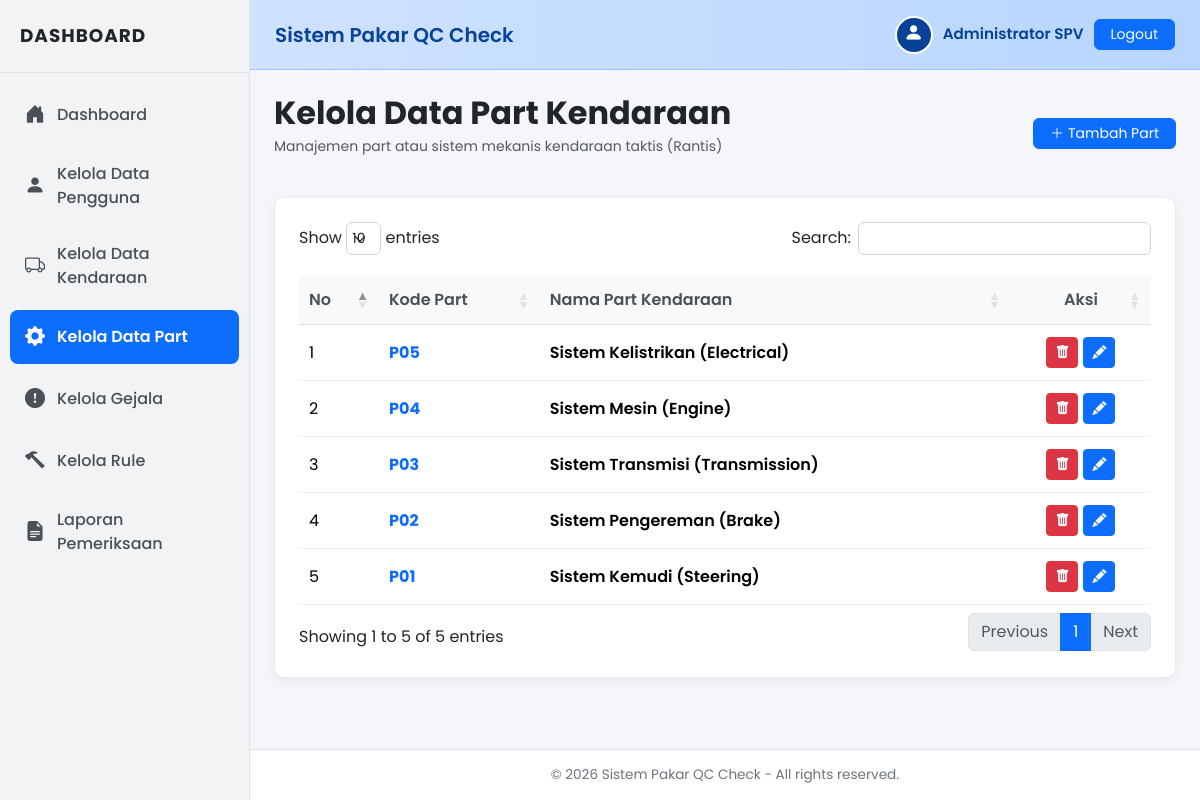
The app's page /part/index.php (signed in) with its own data.
### tables this page shows
CREATE TABLE `part_kendaraan` (
  `id_part` int(11) NOT NULL AUTO_INCREMENT,
  `kode_part` varchar(10) NOT NULL,
  `nama_part` varchar(100) NOT NULL,
  PRIMARY KEY (`id_part`),
  UNIQUE KEY `kode_part` (`kode_part`)
);

### part/index.php (the view, shortened to what this page needs)
<?php
include "../koneksi.php";
include "../templates/header.php";
$query_part = mysqli_query($conn, "SELECT * FROM part_kendaraan ORDER BY id_part DESC");
?>
<div class="row mb-4">
    <div class="col-md-12 d-flex justify-content-between align-items-center">
        <div>
            <h2 class="fw-bold mb-1">Kelola Data Part Kendaraan</h2>
            <p class="text-muted small">Manajemen part atau sistem mekanis kendaraan taktis (Rantis)</p>
        </div>
        <a href="tambah.php" class="btn btn-primary btn-sm px-3 rounded d-flex align-items-center gap-1">
            <i class="bi bi-plus-lg"></i> Tambah Part
        </a>
    </div>
</div>
<div class="panel-container">
    <div class="table-responsive">
        <table class="datatable table table-hover align-middle table-borderless w-100">
            <thead>
                <tr>
                    <th width="60px">No</th>
                    <th>Kode Part</th>
                    <th>Nama Part Kendaraan</th>
                    <th width="120px" class="text-center">Aksi</th>
                </tr>
            </thead>
            <tbody>
                <?php
                $no = 1;
                if (mysqli_num_rows($query_part) > 0) {
                    while ($part = mysqli_fetch_assoc($query_part)) {
                        ?>
                        <tr>
                            <td><?php echo $no++; ?></td>
                            <td class="fw-bold text-primary"><?php echo htmlspecialchars($part['kode_part']); ?></td>
                            <td class="fw-semibold"><?php echo htmlspecialchars($part['nama_part']); ?></td>
                            <td>
                                <div class="btn-action-group">
                                    <a href="hapus.php?id=<?php echo $part['id_part']; ?>" class="btn btn-danger btn-sm p-1 px-2" onclick="return confirm('Apakah Anda yakin ingin menghapus part ini? Semua rule terkait akan ikut terhapus.');" title="Hapus">
                                        <i class="bi bi-trash-fill"></i>
                                    </a>
                                    <a href="edit.php?id=<?php echo $part['id_part']; ?>" class="btn btn-primary btn-sm p-1 px-2" title="Edit">
                                        <i class="bi bi-pencil-fill"></i>
                                    </a>
                                </div>
                            </td>
                        </tr>
                        <?php
                    }
                }
                ?>
            </tbody>
        </table>
    </div>
</div>
<?php
include "../templates/footer.php";
?>

### templates/header.php (style rules this page uses)
body { font-family: 'Poppins', sans-serif; background-color: #f4f6f9; overflow-x: hidden; display: flex; min-height: 100vh; }
.panel-container { background-color: #fff; border-radius: 10px; box-shadow: 0 4px 12px rgba(0,0,0,0.05); padding: 24px; border: 1px solid #e9ecef; margin-bottom: 24px; }
table.dataTable { border-collapse: collapse !important; }
table.dataTable thead th { background-color: #f8f9fa !important; border-bottom: 1px solid #dee2e6 !important; font-weight: 600; color: #495057; padding: 12px 10px !important; }
table.dataTable tbody td { border-bottom: 1px solid #f1f3f5 !important; padding: 12px 10px !important; }
.btn-action-group { display: flex; gap: 5px; justify-content: center; }

### records on screen
part_kendaraan: kode_part "P05", nama_part "Sistem Kelistrikan (Electrical)"
part_kendaraan: kode_part "P04", nama_part "Sistem Mesin (Engine)"
part_kendaraan: kode_part "P03", nama_part "Sistem Transmisi (Transmission)"
part_kendaraan: kode_part "P02", nama_part "Sistem Pengereman (Brake)"
part_kendaraan: kode_part "P01", nama_part "Sistem Kemudi (Steering)"

### other values on screen
$_SESSION['nama'] "Administrator SPV"
